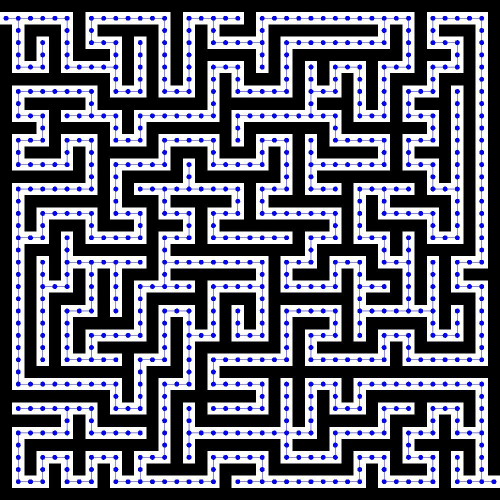
%> input picture Grafo_Imagem.jpg, 1000 x 1000 px (shown at 1/2 size)
$ octave --eval "result = processar_imagem(imread('Grafo_Imagem.jpg'));"   (GNU Octave 9; MATLAB toolbox functions it lacks are replaced by stand-ins)
%> lines starting %> are read from the running program, lines starting %| are printed output that depends on the picture; in (x1, y1, x2, y2) boxes, pixels count from 0 and x2, y2 are one past the last pixel; in counts of white or black regions, pixels touching at a corner belong together; the program's own positions count from 1

function [img_binaria, img_redimen] = processar_imagem(img)

    % VERIFICA E CONVERTE A IMAGEM PARA TONS DE CINZA
    if ndims(img) == 2
        img_cinza = img;
    else
        img_cinza = rgb2gray(img);
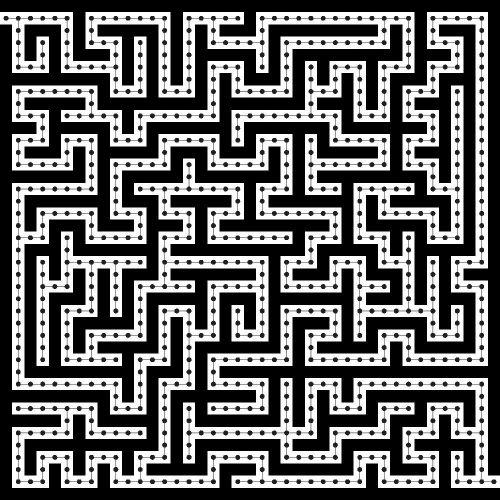
%> img_cinza: size 1000x1000 uint8 (shown at 1/2 size); min 0, max 255, mean 104.6
    end

    % transforma a imagem em binaria: 0 para paredes e 1 para corredores
    img_binaria = im2bw(img_cinza);
%> img_binaria: size 1000x1000 logical; 40.5% white; 1 white region, box (x1, y1, x2, y2) and area: (0, 24, 1000, 976) 405229

    % SEPARA A MATRIZ DO LABIRINTO DA BORDA BRANCA AO REDOR DA IMAGEM

    % identifica os pixels escuros
    pixels_labirinto = (img_binaria == 0);
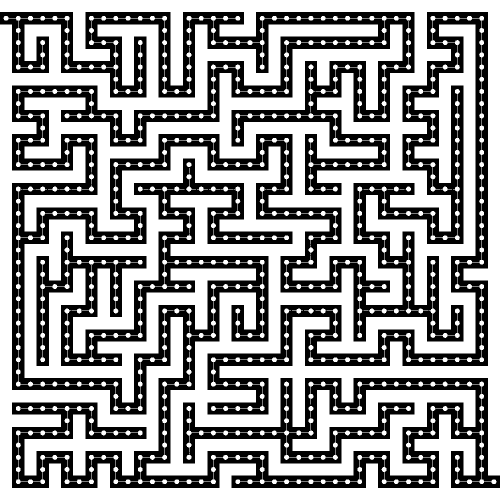
%> pixels_labirinto: size 1000x1000 logical (shown at 1/2 size); 59.5% white; 1 black region, box (x1, y1, x2, y2) and area: (0, 24, 1000, 976) 405229

    % encontra linhas e colunas que possuem pixels escuros
    linhas = find(any(pixels_labirinto, 2));
%> linhas = 1000 values from 1 to 1000
    colunas = find(any(pixels_labirinto, 1));
%> colunas = 1000 values from 1 to 1000

    % determina os limites do labirinto
    linha_inicial = min(linhas);
%> linha_inicial = 1
    linha_final = max(linhas);
%> linha_final = 1000

    coluna_inicial = min(colunas);
%> coluna_inicial = 1
    coluna_final = max(colunas);
%> coluna_final = 1000

    % recorta somente a matriz binaria
    img_recortada = img_binaria( ...
        linha_inicial:linha_final, ...
        coluna_inicial:coluna_final);

    % verifica se o recorte foi realizado corretamente
    if isempty(img_recortada)
        error("Não foi possível recortar a imagem do labirinto.");
    end

    % mostra as dimensoes no terminal
    disp("Dimensões da matriz recortada:");
    disp(size(img_recortada));
%|    1000   1000

    % a matriz é 708x708, agora vamos redimensioná-la para 41x41
    img_redimen = imresize(img_recortada, [41, 41], "nearest");
%> img_redimen: size 41x41 logical; every value is 0

    % confere se a matriz possui as dimensoes esperadas
    if ~isequal(size(img_redimen), [41, 41])
        error("A matriz do labirinto não possui dimensões 41x41.");
    end

    disp("Dimensões finais:");
    disp(size(img_redimen));
%|    41   41

    % converte para valores numericos 0 e 1
    img_redimen = double(img_redimen >= 0.5);
%> img_redimen: size 41x41 double; every value is 0

end

$ run again, on Grafo_Caminho_Otimal.jpg
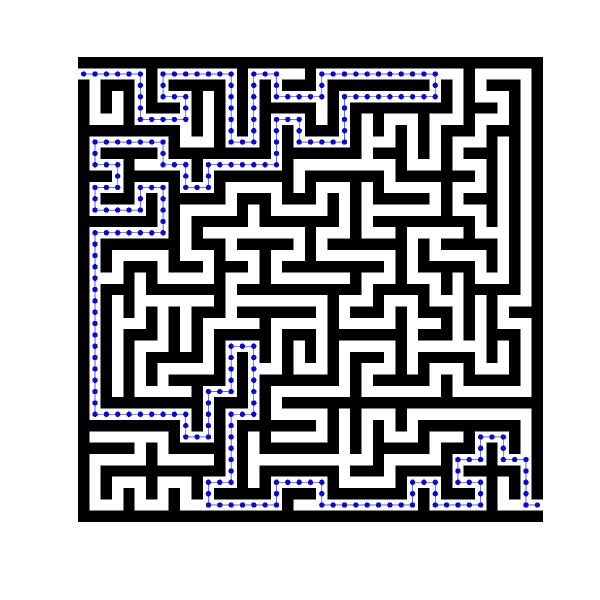
%> input picture Grafo_Caminho_Otimal.jpg, 1200 x 1200 px (shown at 1/2 size)
%> img_binaria: size 1200x1200 logical; 66.6% white; 14 black regions, largest, box (x1, y1, x2, y2) and area: (156, 114, 1086, 999) 337434, (156, 159, 1086, 1044) 117520, (185, 143, 1080, 1015) 19374
%> in processar_imagem, `pixels_labirinto = (img_binaria == 0);`:
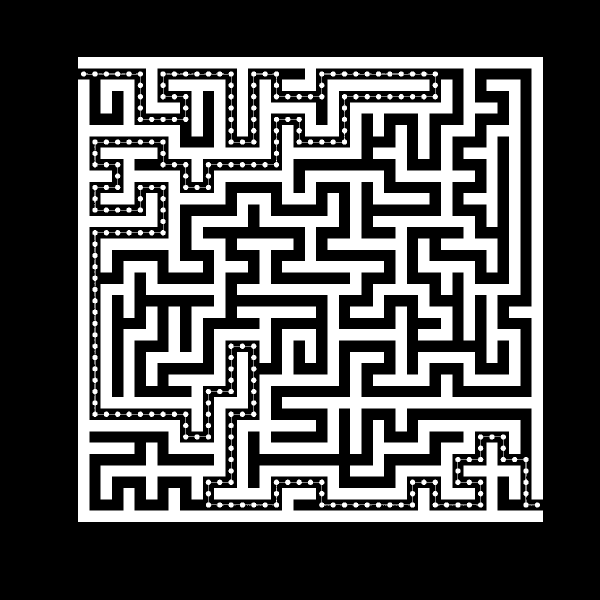
%> pixels_labirinto: size 1200x1200 logical (shown at 1/2 size); 33.4% white; 14 white regions, largest, box (x1, y1, x2, y2) and area: (156, 114, 1086, 999) 337434, (156, 159, 1086, 1044) 117520, (185, 143, 1080, 1015) 19374
%> linhas = 930 values from 115 to 1044
%> colunas = 930 values from 157 to 1086
%> linha_inicial = 115
%> linha_final = 1044
%> coluna_inicial = 157
%> coluna_final = 1086
%> img_recortada: size 930x930 logical; 44.5% white; 1 white region, box (x1, y1, x2, y2) and area: (0, 23, 930, 907) 384608
%|    930   930
%> in processar_imagem, `img_redimen = imresize(img_recortada, [41, 41], "nearest");`:
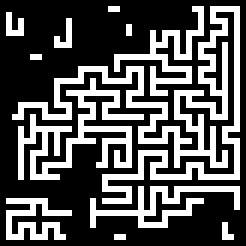
%> img_redimen: size 41x41 logical (shown 6 times larger); 33% white in thin lines or dots
%|    41   41

$ run again, on labirinto.jpg
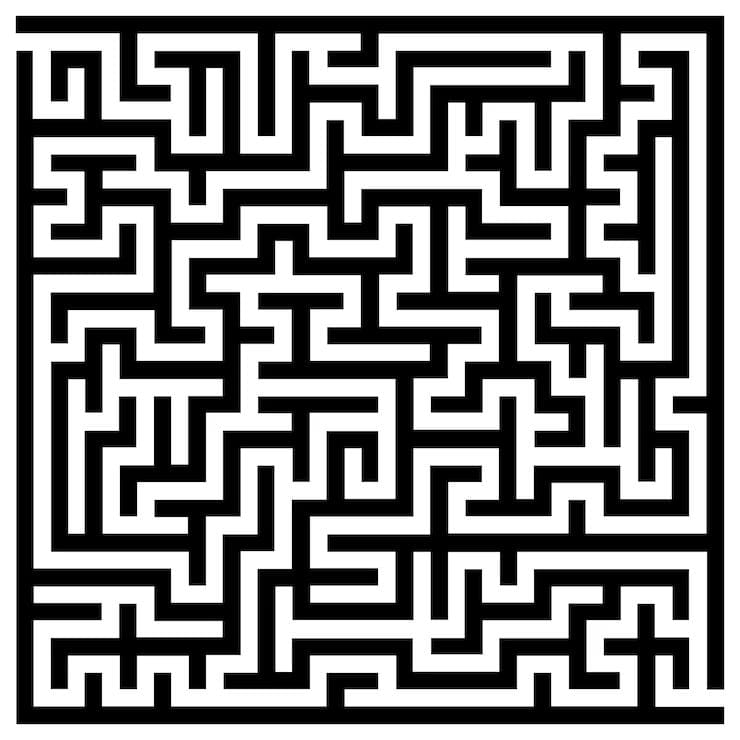
%> input picture labirinto.jpg, 740 x 740 px
%> in processar_imagem, `img_binaria = im2bw(img_cinza);`:
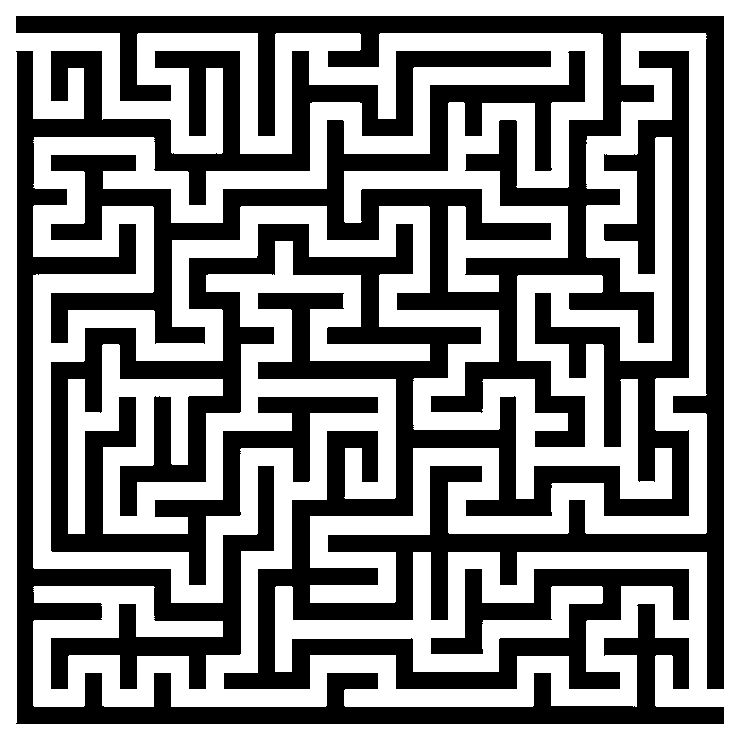
%> img_binaria: size 740x740 logical; 53% white; 2 black regions, box (x1, y1, x2, y2) and area: (16, 16, 724, 689) 191592, (16, 51, 724, 724) 65978
%> linhas = 708 values from 17 to 724
%> linha_inicial = 17
%> linha_final = 724
%> coluna_inicial = 17
%> coluna_final = 724
%> img_recortada: size 708x708 logical; 48.6% white; 2 white regions, box (x1, y1, x2, y2) and area: (0, 17, 708, 691) 243023, (0, 36, 1, 707) 671
%|    708   708
%> in processar_imagem, `img_redimen = imresize(img_recortada, [41, 41], "nearest");`:
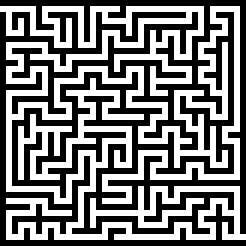
%> img_redimen: size 41x41 logical (shown 6 times larger); 47.7% white in thin lines or dots
%|    41   41
